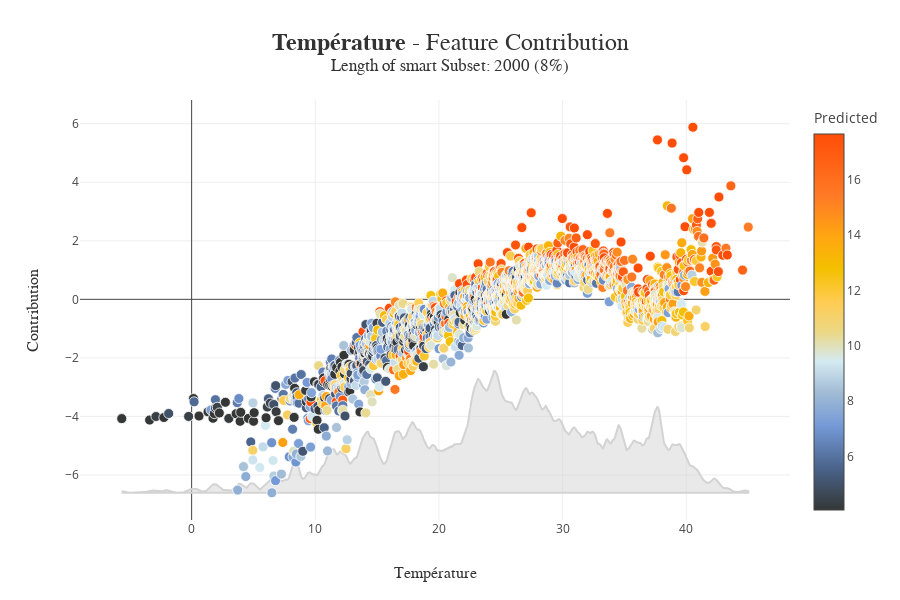

The cell this chart's notebook holds for it:
### Code cell
xpl.plot.contribution_plot(col="t2m")

### Figure 1 — Plotly figure (JSON) as saved in the notebook; plotly's stock layout.template omitted (floating-point values rounded to 4 significant figures; data arrays with more than 128 entries replaced by an {"elided": "..."} marker saying what was removed)
{"data": [{"customdata": {"elided": "2000x2 float values"}, "fill": "toself", "hoverinfo": "none", "hovertemplate": "<b>%{hovertext}</b><br />Température: %{customdata[0]}<br />Contribution: %{y:.4f}<extra></extra>", "line": {"color": "rgb(211, 211, 211)"}, "marker": {"line": {"color": "white", "width": 0.8}, "size": 10}, "showlegend": false, "type": "scatter", "x": {"elided": "2000 float values"}, "y": {"elided": "2000 float values"}}, {"customdata": {"elided": "2000x2 float values"}, "hovertemplate": "<b>%{hovertext}</b><br />Température: %{customdata[0]}<br />Contribution: %{y:.4f}<extra></extra>", "hovertext": {"elided": "2000 str values"}, "marker": {"color": {"elided": "2000 float values"}, "coloraxis": "coloraxis", "line": {"color": "white", "width": 0.8}, "size": 10}, "mode": "markers", "showlegend": false, "type": "scatter", "x": {"elided": "2000 float values"}, "y": {"elided": "2000 float values"}}], "layout": {"boxmode": "group", "coloraxis": {"cmax": 17.65, "cmin": 4.059, "colorbar": {"title": {"text": "Predicted"}}, "colorscale": [[0, "rgb(52, 55, 54)"], [0.1101, "rgb(74, 99, 138)"], [0.2224, "rgb(116, 153, 214)"], [0.3129, "rgb(162, 188, 213)"], [0.3951, "rgb(212, 234, 242)"], [0.4729, "rgb(235, 216, 134)"], [0.5529, "rgb(255, 204, 83)"], [0.6416, "rgb(244, 192, 0)"], [0.7274, "rgb(255, 166, 17)"], [0.833, "rgb(255, 123, 38)"], [1, "rgb(255, 77, 7)"]]}, "height": 600, "hovermode": "closest", "title": {"font": {"color": "rgb(50, 50, 50)", "family": "Arial", "size": 24}, "text": "<b>Température</b> - Feature Contribution<br><sup>Length of smart Subset: 2000 (8%)</sup>", "x": 0.5, "xanchor": "center", "y": 0.9167, "yanchor": "middle"}, "width": 900, "xaxis": {"automargin": true, "title": {"font": {"color": "rgb(50, 50, 50)", "family": "Arial Black", "size": 16}, "text": "Température"}}, "yaxis": {"automargin": true, "title": {"font": {"color": "rgb(50, 50, 50)", "family": "Arial Black", "size": 16}, "text": "Contribution"}}}}
